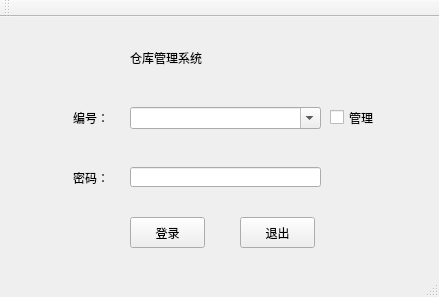
<?xml version="1.0" encoding="UTF-8"?>
<ui version="4.0">
 <class>MainWindow</class>
 <widget class="QMainWindow" name="MainWindow">
  <property name="geometry">
   <rect>
    <x>0</x>
    <y>0</y>
    <width>439</width>
    <height>297</height>
   </rect>
  </property>
  <property name="windowTitle">
   <string>登录界面</string>
  </property>
  <property name="styleSheet">
   <string notr="true">font: 11pt &quot;微软雅黑&quot;;</string>
  </property>
  <widget class="QWidget" name="centralWidget">
   <widget class="QLabel" name="label">
    <property name="geometry">
     <rect>
      <x>130</x>
      <y>10</y>
      <width>181</width>
      <height>61</height>
     </rect>
    </property>
    <property name="styleSheet">
     <string notr="true">font: 22pt &quot;微软雅黑&quot;;</string>
    </property>
    <property name="text">
     <string>仓库管理系统</string>
    </property>
   </widget>
   <widget class="QPushButton" name="exit">
    <property name="geometry">
     <rect>
      <x>240</x>
      <y>200</y>
      <width>75</width>
      <height>31</height>
     </rect>
    </property>
    <property name="text">
     <string>退出</string>
    </property>
   </widget>
   <widget class="QLabel" name="label_2">
    <property name="geometry">
     <rect>
      <x>73</x>
      <y>90</y>
      <width>41</width>
      <height>21</height>
     </rect>
    </property>
    <property name="text">
     <string>编号：</string>
    </property>
   </widget>
   <widget class="QPushButton" name="login">
    <property name="geometry">
     <rect>
      <x>130</x>
      <y>200</y>
      <width>75</width>
      <height>31</height>
     </rect>
    </property>
    <property name="text">
     <string>登录</string>
    </property>
   </widget>
   <widget class="QCheckBox" name="su">
    <property name="geometry">
     <rect>
      <x>330</x>
      <y>90</y>
      <width>51</width>
      <height>21</height>
     </rect>
    </property>
    <property name="text">
     <string>管理</string>
    </property>
    <property name="tristate">
     <bool>false</bool>
    </property>
   </widget>
   <widget class="QLabel" name="label_3">
    <property name="geometry">
     <rect>
      <x>73</x>
      <y>150</y>
      <width>41</width>
      <height>21</height>
     </rect>
    </property>
    <property name="text">
     <string>密码：</string>
    </property>
   </widget>
   <widget class="QComboBox" name="code">
    <property name="geometry">
     <rect>
      <x>130</x>
      <y>90</y>
      <width>191</width>
      <height>22</height>
     </rect>
    </property>
    <property name="styleSheet">
     <string notr="true">font: 12pt &quot;微软雅黑&quot;;</string>
    </property>
    <property name="editable">
     <bool>true</bool>
    </property>
    <item>
     <property name="text">
      <string/>
     </property>
    </item>
    <item>
     <property name="text">
      <string>U001</string>
     </property>
    </item>
    <item>
     <property name="text">
      <string>U011</string>
     </property>
    </item>
    <item>
     <property name="text">
      <string>U111</string>
     </property>
    </item>
    <item>
     <property name="text">
      <string>U002</string>
     </property>
    </item>
    <item>
     <property name="text">
      <string>U003</string>
     </property>
    </item>
   </widget>
   <widget class="QLineEdit" name="passwd">
    <property name="geometry">
     <rect>
      <x>130</x>
      <y>150</y>
      <width>191</width>
      <height>20</height>
     </rect>
    </property>
    <property name="echoMode">
     <enum>QLineEdit::Password</enum>
    </property>
   </widget>
  </widget>
  <widget class="QMenuBar" name="menuBar">
   <property name="geometry">
    <rect>
     <x>0</x>
     <y>0</y>
     <width>439</width>
     <height>26</height>
    </rect>
   </property>
  </widget>
  <widget class="QToolBar" name="mainToolBar">
   <attribute name="toolBarArea">
    <enum>TopToolBarArea</enum>
   </attribute>
   <attribute name="toolBarBreak">
    <bool>false</bool>
   </attribute>
  </widget>
  <widget class="QStatusBar" name="statusBar"/>
 </widget>
 <layoutdefault spacing="6" margin="11"/>
 <resources/>
 <connections/>
</ui>
